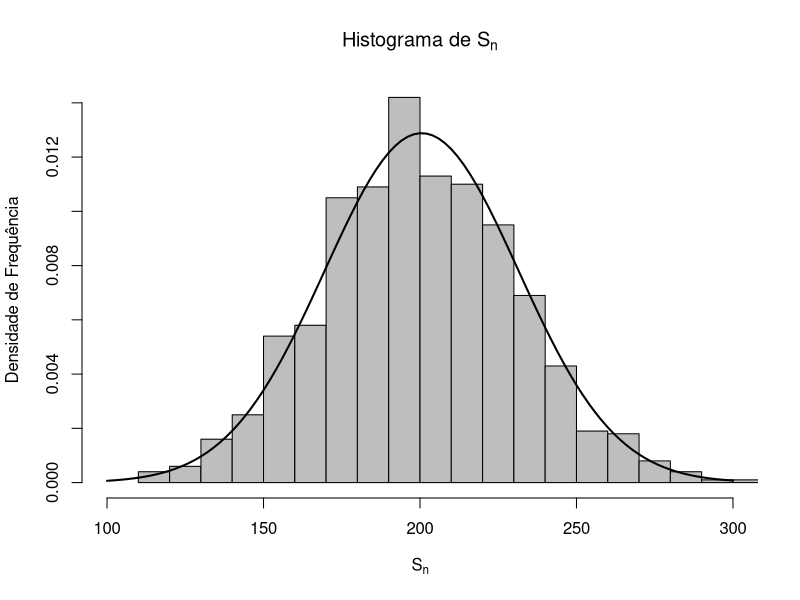

Reproduce this figure in R.
## ---- chunk 1
ic.m <- function(x,sigma2,conf.level=0.95){ # Função que calula o intervalo de confiança
  n<-length(x)
  xbarra<-mean(x)
  z<-qnorm((1+conf.level)/2)
  LI <- xbarra - z*sqrt(sigma2)/sqrt(n)
  LS <- xbarra + z*sqrt(sigma2)/sqrt(n)
  return(c(LI,LS))
}

GeraPasseio <- function(n,v.inicial=0){ # Função para gerar vo passeio aleatório
  amostra <- rbinom(n,1,p)
  amostra[amostra==0] <- -1
  v.inicial + cumsum(amostra)
}

p <- 0.6 # 0. ultimo número USP
n <- 1000 # Tamanho da amostra
Sn <- numeric() # vetor com todos Sn

for(i in 1:1000){ # simulações para Sn
  Sn[i]<-mean(GeraPasseio(1000)[1000])
}
Sn.bar <- mean(Sn) # Média dos Sn

hist(Sn,breaks = 20, probability = T, ylab = "Densidade de Frequência", xlim=c(100,300), 
     xlab=expression(S[n]), main=expression(paste("Histograma de ", S[n])),col="Grey")
curve(dnorm(x,Sn.bar,sd(Sn)),ylim=c(0,5),lwd=2,col=1,ylim=c(0,0.09),add = T)

ic.m(Sn,var(Sn),0.683) # Intervalo de confiança para Sn de 0.683 (1 sigma)
ic.m(Sn,var(Sn),0.954) # Intervalo de confiança para Sn de 0.954 (2 sigma)
ic.m(Sn,var(Sn),0.997) # Intervalo de confiança para Sn de 0.997 (3 sigma)

ic.m(Sn,var(Sn),0.683)[2] - Sn.bar # C1
ic.m(Sn,var(Sn),0.954) [2] - Sn.bar # C2
ic.m(Sn,var(Sn),0.997)[2] - Sn.bar # C3
